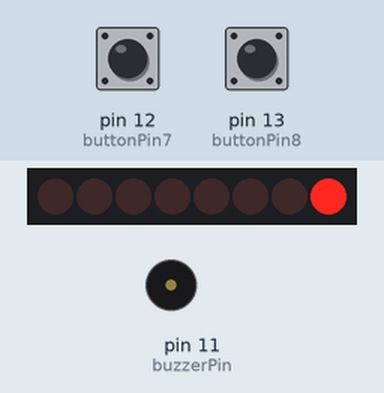
This sketch was run on a simulated Arduino Uno, built with avr-gcc and run on an emulated ATmega328P. On the bench: 8 shift-register outputs drawn as a row of LEDs (first output left, lit = HIGH), buzzer (waves = sounding). Wiring (inferred from the names in the program): shift register (74HC595): data pin 2; shift clock pin 4; latch pin 3. Wiring (inferred from the signals the program sends): row of LEDs: on Q0, Q1, Q2, Q3, Q4, Q5, Q6, Q7. The inputs (shaded band) are chosen by the test bench; at power-on: pin 13 (buttonPin8) HIGH, pin 12 (buttonPin7) HIGH.

Above: at 1.2 s.
1.3 s: pin 13 (buttonPin8) pulled LOW for 0.15 s
At 1.8 s:
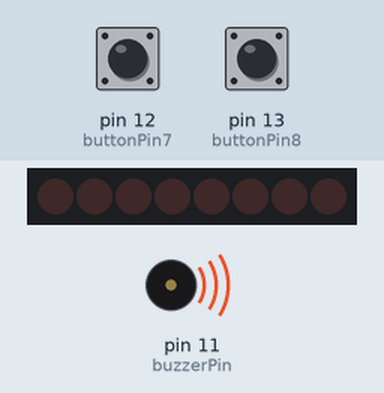
3.8 s: pin 13 (buttonPin8) pulled LOW for 1 s
At 5.7 s:
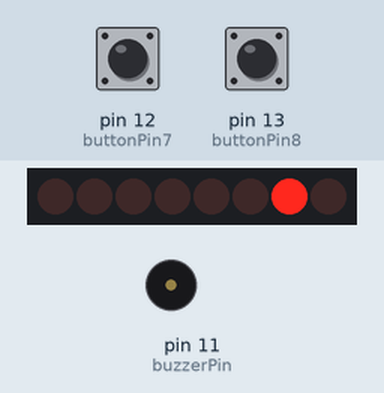
Timing chart, 0 to 7.2 s (numbered marks = the images above; inputs shaded):
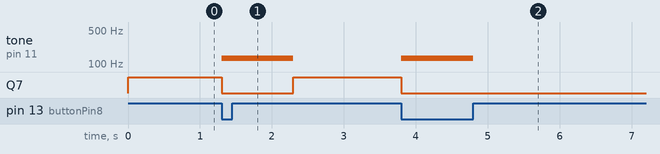

Measured:
- after the input at 1.3 s, tone on pin 11 (buzzerPin): silent → 131 Hz at once, → silent 1.0 s later; Q7: HIGH → LOW at once, → HIGH 1.0 s later
- after the input at 3.8 s, tone on pin 11 (buzzerPin): silent → 131 Hz at once, → silent 1.0 s later; Q7: HIGH → LOW at once

The sketch:

FinalProj1.ino
```cpp
#include "pitches.h"

//define the song notes in an array in order, my ex. is the start of 'Mary had a little lamb'
//NOTE: replacing all #'s with proper wiring, they are placeholders
int notes[] = {NOTE_C3, NOTE_C3, NOTE_D3, NOTE_D3, NOTE_E3, NOTE_G3, NOTE_E3, NOTE_C3, NOTE_C3, NOTE_C3, NOTE_D3,
NOTE_D3, NOTE_E3, NOTE_C3, NOTE_C3, NOTE_C3, NOTE_D3, NOTE_D3, NOTE_E3, NOTE_G3, NOTE_E3, NOTE_C3, NOTE_A3,
NOTE_D3, NOTE_F3, NOTE_E3, NOTE_C3, NOTE_C4, NOTE_C4, NOTE_A3, NOTE_C4, NOTE_B3, NOTE_B3, NOTE_G3, NOTE_C4,
NOTE_C4, NOTE_A3, NOTE_C4, NOTE_B3, NOTE_G3, NOTE_F3, NOTE_E3, NOTE_F3, NOTE_G3, NOTE_A3, NOTE_B3, NOTE_C4,
NOTE_A3, NOTE_D3, NOTE_E3, NOTE_C3};

int counter = 0;

//define buzzer
const int buzzerPin = 11;

//define pins for shift register
const int dataPin = 2;
const int clockPin = 4;
const int latchPin = 3;

//define a byte of leds for the register
byte leds = 0;

//define several different IDs for inputs/outputs, replace #'s with correct wiring
const int buttonPin1 = 5; //HIGHC 8
const int buttonPin2 = 6; //B   7
const int buttonPin3 = 7; //A   6
const int buttonPin4 = 8; //G   5
const int buttonPin5 = 9; //F   4
const int buttonPin6 = 10; //E  3
const int buttonPin7 = 12; //D  2
const int buttonPin8 = 13; //C  1


//sort buttons into array
int buttons[] = {buttonPin8, buttonPin8, buttonPin7, buttonPin7, buttonPin6, buttonPin4, buttonPin6, buttonPin8,
buttonPin8, buttonPin8, buttonPin7, buttonPin7, buttonPin6, buttonPin8, buttonPin8, buttonPin8, buttonPin7,
buttonPin7, buttonPin6, buttonPin4, buttonPin6, buttonPin8, buttonPin3, buttonPin7, buttonPin5, buttonPin6,
buttonPin8, buttonPin1, buttonPin1, buttonPin3, buttonPin1, buttonPin2, buttonPin2, buttonPin4, buttonPin1,
buttonPin1, buttonPin3, buttonPin1, buttonPin2, buttonPin4, buttonPin5, buttonPin6, buttonPin5, buttonPin4,
buttonPin3, buttonPin2, buttonPin1, buttonPin3, buttonPin7, buttonPin6, buttonPin8};

int ledvalues[] = {0, 0, 1, 1, 2, 4, 2, 0, 0, 0, 1, 1, 2, 0, 0, 0, 1, 1, 2, 4, 2, 0, 5, 1, 3, 2, 0, 7, 7, 5,
7, 6, 6, 4, 7, 7, 5, 7, 6, 4, 3, 2, 3, 4, 5, 6, 7, 5, 1, 2, 0};


void setup() {
  Serial.begin(9600);
  //set up buttons
  pinMode(buttonPin1, INPUT_PULLUP);
  pinMode(buttonPin2, INPUT_PULLUP);
  pinMode(buttonPin3, INPUT_PULLUP);
  pinMode(buttonPin4, INPUT_PULLUP);
  pinMode(buttonPin5, INPUT_PULLUP);
  pinMode(buttonPin6, INPUT_PULLUP);
  pinMode(buttonPin7, INPUT_PULLUP);
  pinMode(buttonPin8, INPUT_PULLUP);
  //setup shift register
  pinMode(latchPin, OUTPUT);
  pinMode(dataPin, OUTPUT);
  pinMode(clockPin, OUTPUT);
}


void loop() {
  //updateShiftRegister();
  while (counter < 50)
  {
      //Serial.println(counter);
      bitSet(leds, ledvalues[counter]);
      updateShiftRegister();
      int currentButton = buttons[counter];
      int buttonPressed = digitalRead(currentButton);
      if(buttonPressed == 0)
      {
          //Serial.println(buttonPressed);
          tone(buzzerPin, notes[counter], 1000);
          bitClear(leds, ledvalues[counter]);
          updateShiftRegister();
          counter++;
          delay(1000);
      }
   }
}

void updateShiftRegister()
{
  digitalWrite(latchPin, LOW);
  shiftOut(dataPin, clockPin, LSBFIRST, leds);
  digitalWrite(latchPin, HIGH);
}
```

pitches.h
```cpp
#define NOTE_B0  31
#define NOTE_C1  33
#define NOTE_CS1 35
#define NOTE_D1  37
#define NOTE_DS1 39
#define NOTE_E1  41
#define NOTE_F1  44
#define NOTE_FS1 46
#define NOTE_G1  49
#define NOTE_GS1 52
#define NOTE_A1  55
#define NOTE_AS1 58
#define NOTE_B1  62
#define NOTE_C2  65
#define NOTE_CS2 69
#define NOTE_D2  73
#define NOTE_DS2 78
#define NOTE_E2  82
#define NOTE_F2  87
#define NOTE_FS2 93
#define NOTE_G2  98
#define NOTE_GS2 104
#define NOTE_A2  110
#define NOTE_AS2 117
#define NOTE_B2  123
#define NOTE_C3  131
#define NOTE_CS3 139
#define NOTE_D3  147
#define NOTE_DS3 156
#define NOTE_E3  165
#define NOTE_F3  175
#define NOTE_FS3 185
#define NOTE_G3  196
#define NOTE_GS3 208
#define NOTE_A3  220
#define NOTE_AS3 233
#define NOTE_B3  247
#define NOTE_C4  262
#define NOTE_CS4 277
#define NOTE_D4  294
#define NOTE_DS4 311
#define NOTE_E4  330
#define NOTE_F4  349
#define NOTE_FS4 370
#define NOTE_G4  392
#define NOTE_GS4 415
#define NOTE_A4  440
#define NOTE_AS4 466
#define NOTE_B4  494
#define NOTE_C5  523
#define NOTE_CS5 554
#define NOTE_D5  587
#define NOTE_DS5 622
#define NOTE_E5  659
#define NOTE_F5  698
#define NOTE_FS5 740
#define NOTE_G5  784
#define NOTE_GS5 831
#define NOTE_A5  880
#define NOTE_AS5 932
#define NOTE_B5  988
#define NOTE_C6  1047
#define NOTE_CS6 1109
#define NOTE_D6  1175
#define NOTE_DS6 1245
#define NOTE_E6  1319
#define NOTE_F6  1397
#define NOTE_FS6 1480
#define NOTE_G6  1568
#define NOTE_GS6 1661
#define NOTE_A6  1760
#define NOTE_AS6 1865
#define NOTE_B6  1976
#define NOTE_C7  2093
#define NOTE_CS7 2217
#define NOTE_D7  2349
#define NOTE_DS7 2489
#define NOTE_E7  2637
#define NOTE_F7  2794
#define NOTE_FS7 2960
#define NOTE_G7  3136
#define NOTE_GS7 3322
#define NOTE_A7  3520
#define NOTE_AS7 3729
#define NOTE_B7  3951
#define NOTE_C8  4186
#define NOTE_CS8 4435
#define NOTE_D8  4699
#define NOTE_DS8 4978
```
